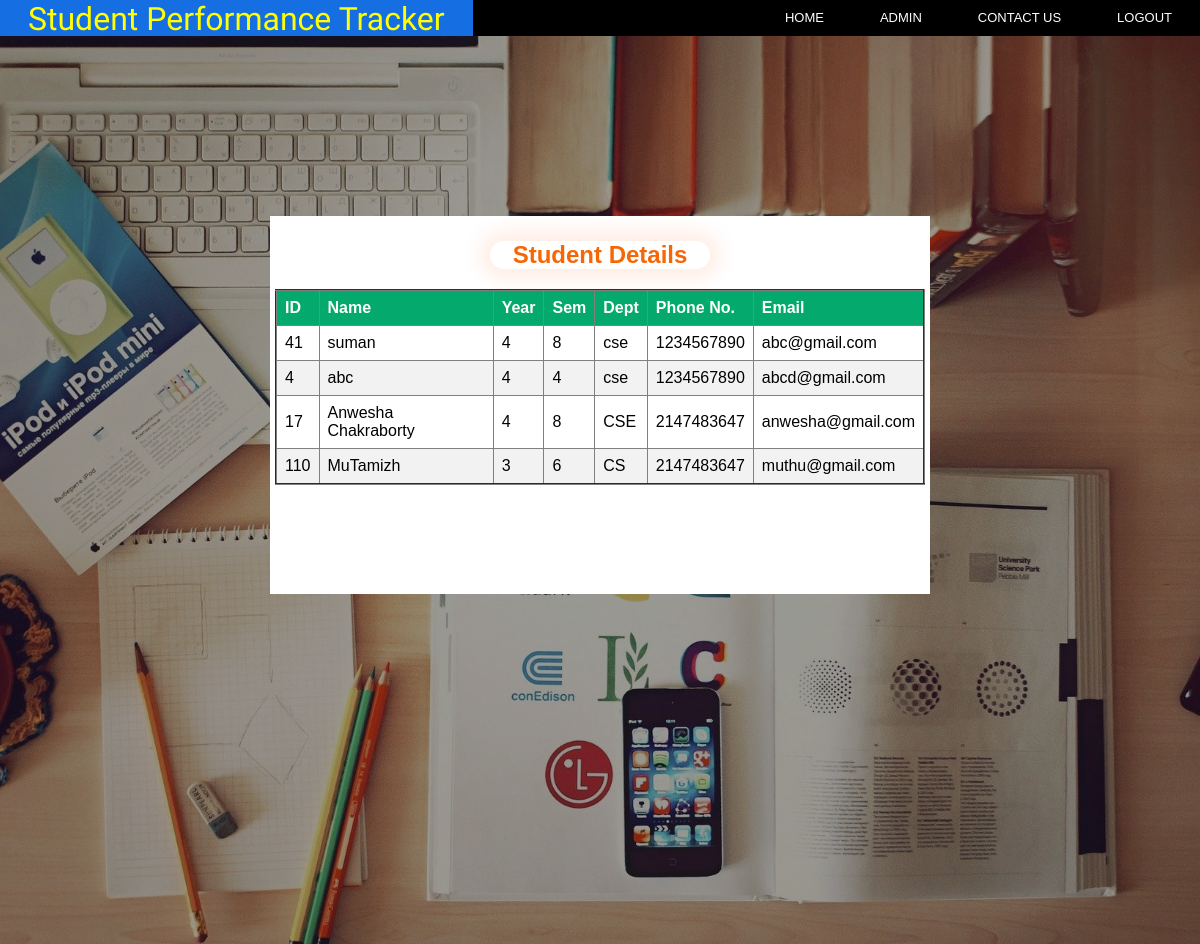
Screenshot of /stud_details.php with the database file from the repository.
### tables this page shows
CREATE TABLE IF NOT EXISTS `student_login` (
  `stud_id` int NOT NULL,
  `stud_name` varchar(255) NOT NULL,
  `stud_year` int NOT NULL,
  `stud_sem` int NOT NULL,
  `stud_dept` varchar(20) NOT NULL,
  `stud_phno` int NOT NULL,
  `stud_email` varchar(255) NOT NULL,
  `stud_password` varchar(255) NOT NULL,
  PRIMARY KEY (`stud_email`)
);

### stud_details.php (the view, shortened to what this page needs)
<html>
<head>
    <link rel="stylesheet" href="chart.css">
    <link rel="stylesheet" href="navigation.css">
</head>
<body><div class="main_container" id="home">
    <div class="navbar">
        <div class="logo">
            <a href="#">Student Performance Tracker</a>
        </div>
            <div class="navbar_items">
              <ul>
                <li><a href="home.php">LOGOUT</a></li>
                <li><a href="home.php">CONTACT US</a></li>
                <li><a href="admin_login.php">ADMIN</a></li>
                <li><a href="home.php">HOME</a></li>
              </ul>
            </div>
    </div>
    <div class="banner_image">
        <div class="form-box">
          <div class="button-box">
                <div>
                <h2><center>Student Details</center></h2></div>
                </div>
<?php
 $con = mysqli_connect("localhost", "root", "", "spt");
  $selectSQL = "SELECT * FROM `student_login`";
  if( !( $selectRes = mysqli_query( $con,$selectSQL ) ) ){
    echo " ";
  }else{
    ?>
<table border="2">
  <thead>
    <tr>
    <th>ID</th>
      <th>Name</th>
      <th>Year</th>
      <th>Sem</th>
      <th>Dept</th>
      <th>Phone No.</th>
      <th>Email</th>
    </tr>
  </thead>
  <tbody>
    <?php
      if( mysqli_num_rows( $selectRes )==0 ){
        echo '<tr><td colspan="4">No Rows Returned</td></tr>';
      }else{
        while( $row = mysqli_fetch_assoc( $selectRes ) ){
          echo "<tr><td>{$row['stud_id']}</td><td>{$row['stud_name']}</td>
          <td>{$row['stud_year']}</td><td>{$row['stud_sem']}</td><td>{$row['stud_dept']}</td>
          <td>{$row['stud_phno']}</td><td>{$row['stud_email']}</td></tr>\n";
        }
      }
    ?>
  </tbody>
</table>
    <?php
  }
?>
</div>
</div>
</body>
</html>

### chart.css (style rules this page uses)
* { margin: 0; padding:0; font-family: sans-serif; box-sizing: border-box; }
.banner_image { height: 100%; width: 100%; background-image:linear-gradient(rgba(0,0,0,0.4), rgba(0,0,0,0.4)),url(note.jpg); background-position: center; background-size: cover; position: absolute; }
.form-box { width:55%; height:40%; position: relative; margin: 15% auto; background: #ffffff; padding: 5px; overflow: hidden; }
.button-box { width: 220px; margin:20px auto; position: relative; box-shadow: 0 0 20px 9px #ff61241f; border-radius: 30px; }
h2 { color: #f76605; }

### navigation.css (style rules this page uses)
ul { margin:0; padding:0; list-style: none; height:36px; line-height: 36px; background-color: #000; font-family: Arial, Helvetica,sans-serif; font-size: 13px; }
li { float: right; }
a { display: block; padding: 0 28px; color: #fff; text-decoration: none; }
.logo a { font-family: 'Allura', cursive; font-size: 32px; color: #ffff00; position: absolute; }

### stud_details.php (style rules this page uses)
table { border-collapse: collapse; width: 100%; }
th, td { text-align: left; padding: 8px; }
tr:nth-child(even) { background-color: #f2f2f2 }
th { background-color: #04AA6D; color: white; }

### rows the page displays
student_login: stud "41", stud_name "suman", stud_year "4", stud_sem "8", stud_dept "cse", stud_phno "1234567890", stud_email "abc@gmail.com"
student_login: stud "4", stud_name "abc", stud_year "4", stud_sem "4", stud_dept "cse", stud_phno "1234567890", stud_email "abcd@gmail.com"
student_login: stud "17", stud_name "Anwesha Chakraborty", stud_year "4", stud_sem "8", stud_dept "CSE", stud_phno "2147483647", stud_email "anwesha@gmail.com"
student_login: stud "110", stud_name "MuTamizh", stud_year "3", stud_sem "6", stud_dept "CS", stud_phno "2147483647", stud_email "muthu@gmail.com"
